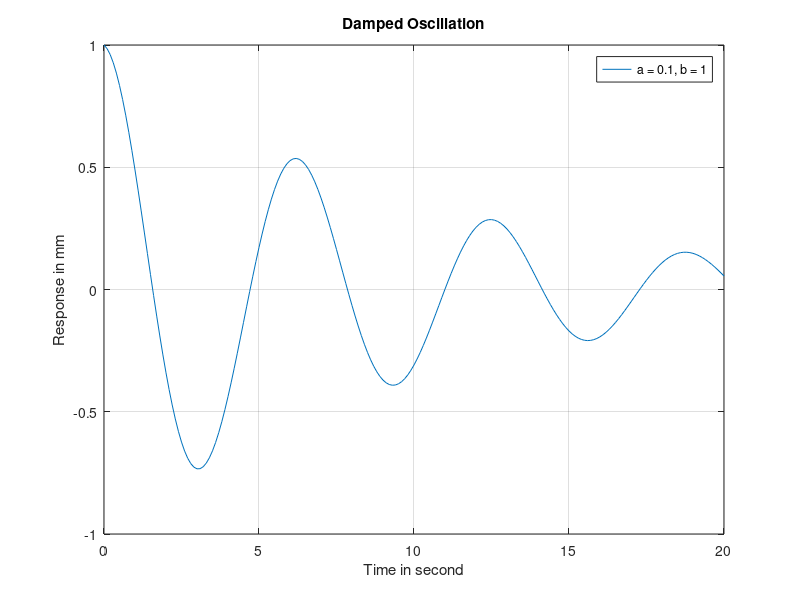

Recreate this plot in MATLAB.
a = 0.1; b = 1;
t = 0:0.1:20;
y = exp(-a*t).*cos(b*t);
plot(t,y)
grid on
xlabel('Time in second')
ylabel('Response in mm')
title('Damped Oscillation')
legend('a = 0.1, b = 1')